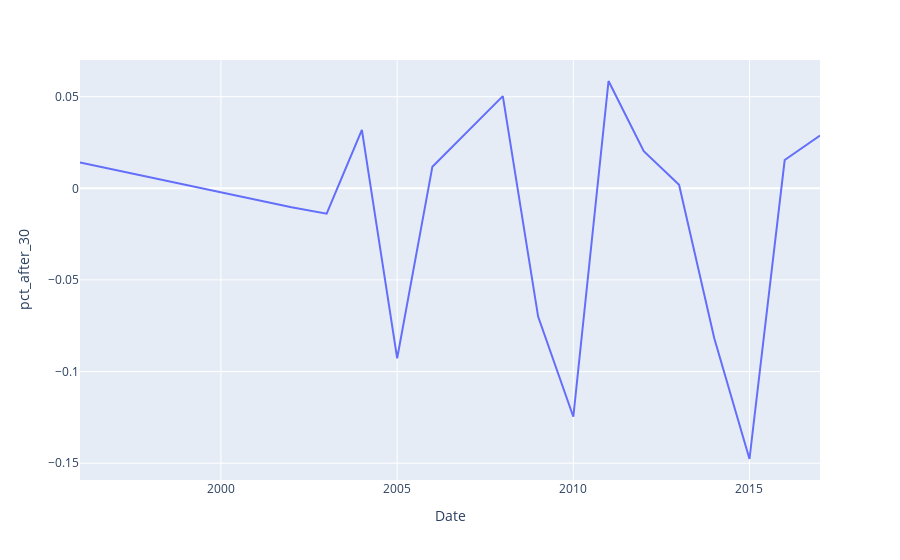

The notebook cell this image was saved under:
### Markdown cell above
Now that we have looked at the data, lets preform some pre-processing to the data so it can be more easily parsed. First lets compute the direction and percentage return before and after a given date corresponding to the dates in the aerial imagery.

### Code cell
import plotly.express as px
px.line(df, x="Date", y="pct_after_30")

### Figure 1 — Plotly figure (JSON) as saved in the notebook; plotly's stock layout.template omitted (floating-point values rounded to 4 significant figures)
{"data": [{"hovertemplate": "Date=%{x}<br>pct_after_30=%{y}<extra></extra>", "legendgroup": "", "line": {"color": "#636efa", "dash": "solid"}, "marker": {"symbol": "circle"}, "mode": "lines", "name": "", "orientation": "v", "showlegend": false, "type": "scatter", "x": ["1996-01-01T00:00:00", "1996-01-01T00:00:00", "2002-01-01T00:00:00", "2003-01-01T00:00:00", "2003-01-01T00:00:00", "2004-01-01T00:00:00", "2005-01-01T00:00:00", "2006-01-01T00:00:00", "2006-01-01T00:00:00", "2006-01-01T00:00:00", "2006-01-01T00:00:00", "2008-01-01T00:00:00", "2009-01-01T00:00:00", "2010-01-01T00:00:00", "2010-01-01T00:00:00", "2011-01-01T00:00:00", "2011-01-01T00:00:00", "2011-01-01T00:00:00", "2012-01-01T00:00:00", "2013-01-01T00:00:00", "2013-01-01T00:00:00", "2013-01-01T00:00:00", "2014-01-01T00:00:00", "2015-01-01T00:00:00", "2015-01-01T00:00:00", "2016-01-01T00:00:00", "2017-01-01T00:00:00"], "xaxis": "x", "y": [0.01415, 0.01415, -0.01038, -0.01385, -0.01385, 0.03183, -0.09275, 0.01179, 0.01179, 0.01179, 0.01179, 0.05028, -0.07, -0.1247, -0.1247, 0.05855, 0.05855, 0.05855, 0.0203, 0.001928, 0.001928, 0.001928, -0.08178, -0.1477, -0.1477, 0.01543, 0.02875], "yaxis": "y"}], "layout": {"legend": {"tracegroupgap": 0}, "margin": {"t": 60}, "xaxis": {"anchor": "y", "domain": [0, 1], "title": {"text": "Date"}}, "yaxis": {"anchor": "x", "domain": [0, 1], "title": {"text": "pct_after_30"}}}}
